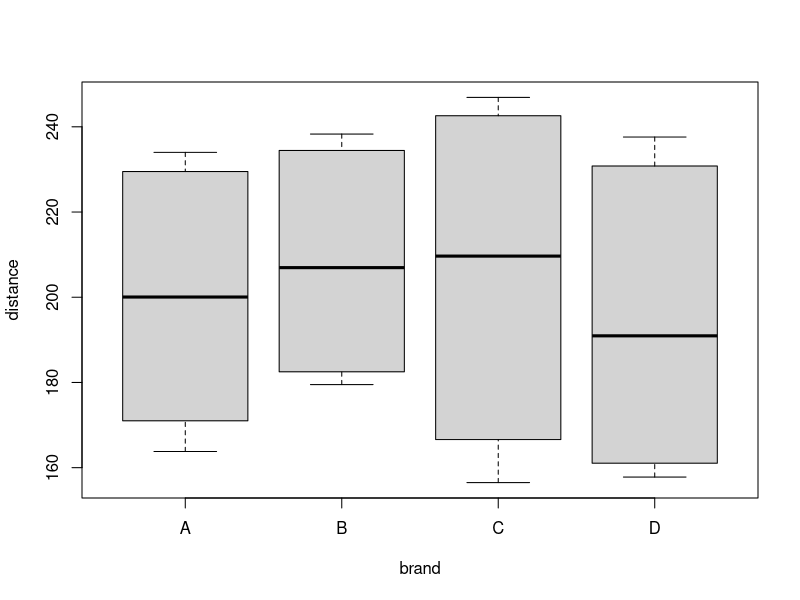
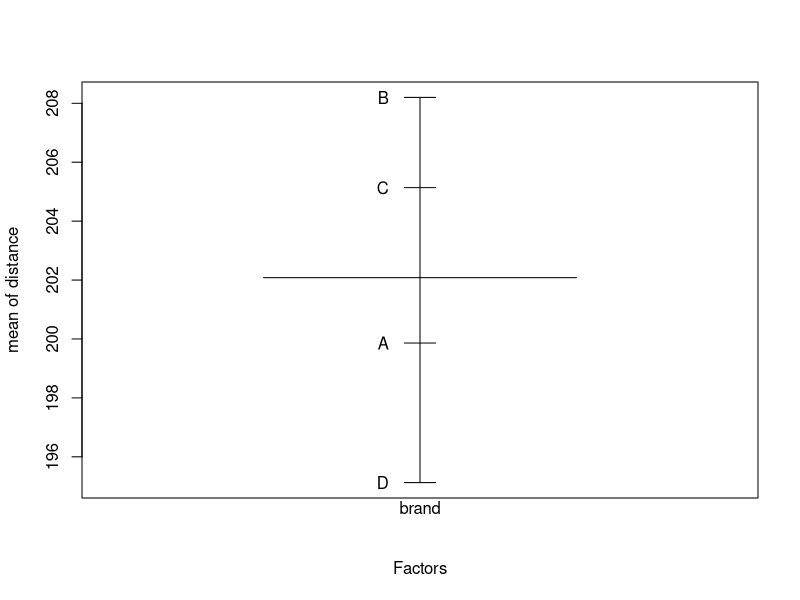
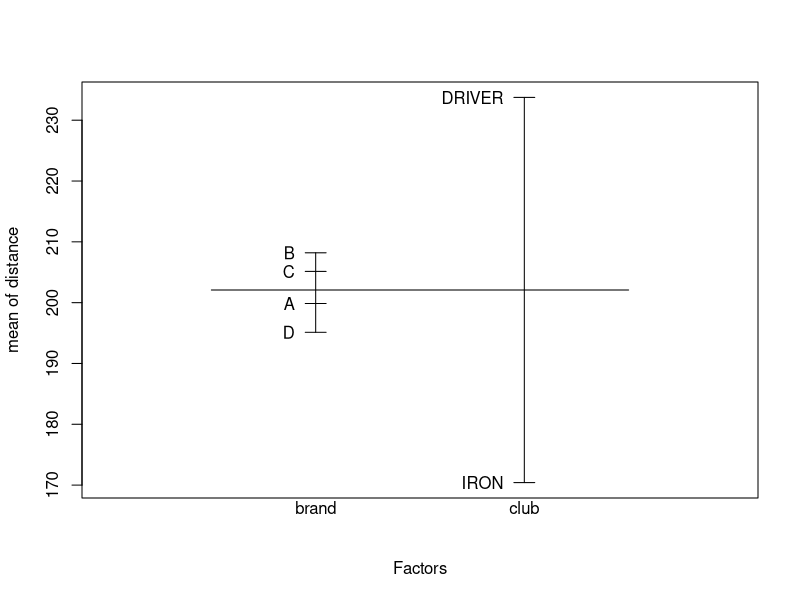
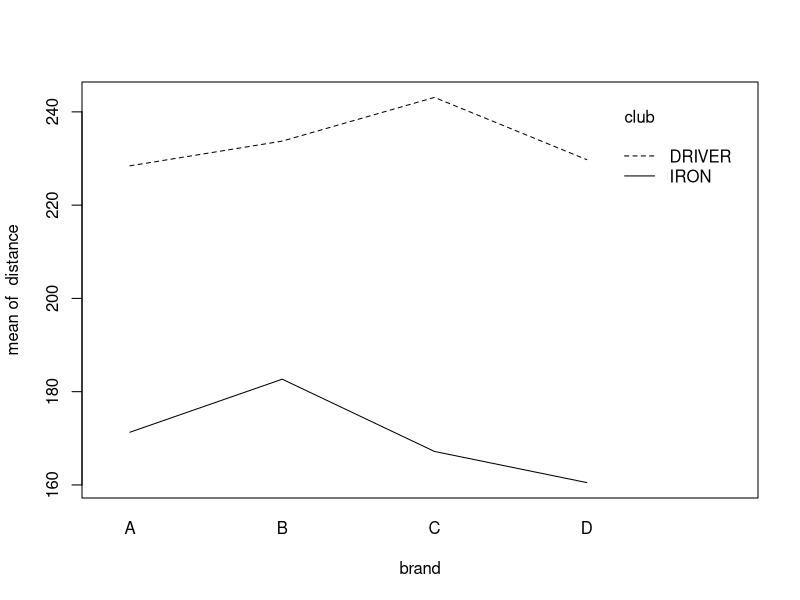

Write the R code that produced these figures, in order.
## ---- chunk 1
golfwide <- read.table(header=T, text='
club    A       B       C     D
DRIVER 	226.4	238.3	240.5	219.8
DRIVER 	232.6	231.7	246.9	228.7
DRIVER 	234.0 227.7	240.3	232.9
DRIVER	220.7	237.2	244.7	237.6
IRON   	163.8	184.4	179.0	157.8
IRON   	179.4	180.6	168.0	161.8
IRON   	168.6	179.5	165.2	162.1
IRON   	173.4	186.2	156.5	160.3
')
## ---- chunk 2
# No need to keep install.packages() in the script once it's in your lockfile!
library(tidyr)
golflong <- gather(golfwide, brand, distance, A:D) 
golflong
## ---- chunk 3
attach(golflong)
summary(lm(distance ~ brand))
anova(lm(distance ~ brand))
model.matrix(lm(distance~brand)) ### this is the design matrix
## ---- chunk 4
boxplot(distance ~ brand) 
brand <- as.factor(brand)  
club <- as.factor(club)
plot.design(distance ~ brand)
## ---- chunk 5
plot.design(distance ~ brand  + club)
small <- lm(distance ~ brand  + club)
summary(small)
anova(small)
model.matrix(small)
## ---- chunk 6
#plot.design(distance ~ brand*club)
interaction.plot(brand, club, distance)
large <- lm(distance ~ brand*club)
summary(large)
model.matrix(large)
anova(large)
## ---- chunk 7
anova(small, large)
## ---- chunk 8
fitted(large)
## ---- chunk 9
predict.lm(large, newdata=data.frame(brand="A",club="DRIVER"))

predict.lm(large, newdata=data.frame(brand="A",club="DRIVER"),
           interval="confidence",
           level=.99)

predict.lm(large, newdata=data.frame(brand="A",club="DRIVER"),
           interval="prediction",
           level=.99)

detach(golflong)
